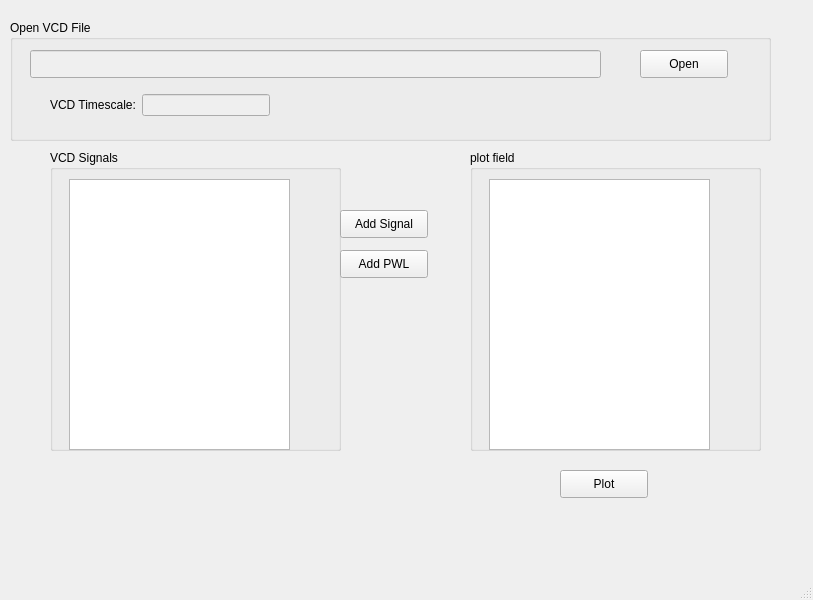
<?xml version="1.0" encoding="UTF-8"?>
<ui version="4.0">
 <class>MainWindow</class>
 <widget class="QMainWindow" name="MainWindow">
  <property name="geometry">
   <rect>
    <x>0</x>
    <y>0</y>
    <width>813</width>
    <height>600</height>
   </rect>
  </property>
  <property name="windowTitle">
   <string>VCDViewer</string>
  </property>
  <widget class="QWidget" name="centralwidget">
   <widget class="QGroupBox" name="groupBox">
    <property name="geometry">
     <rect>
      <x>10</x>
      <y>20</y>
      <width>761</width>
      <height>121</height>
     </rect>
    </property>
    <property name="title">
     <string>Open VCD File</string>
    </property>
    <property name="flat">
     <bool>false</bool>
    </property>
    <property name="checkable">
     <bool>false</bool>
    </property>
    <widget class="QLineEdit" name="lblFileName">
     <property name="enabled">
      <bool>false</bool>
     </property>
     <property name="geometry">
      <rect>
       <x>20</x>
       <y>30</y>
       <width>571</width>
       <height>28</height>
      </rect>
     </property>
    </widget>
    <widget class="QPushButton" name="btnFileDialog">
     <property name="geometry">
      <rect>
       <x>630</x>
       <y>30</y>
       <width>88</width>
       <height>28</height>
      </rect>
     </property>
     <property name="text">
      <string>Open</string>
     </property>
    </widget>
    <widget class="QWidget" name="">
     <property name="geometry">
      <rect>
       <x>40</x>
       <y>70</y>
       <width>220</width>
       <height>30</height>
      </rect>
     </property>
     <layout class="QHBoxLayout" name="horizontalLayout">
      <item>
       <widget class="QLabel" name="label">
        <property name="text">
         <string>VCD Timescale:</string>
        </property>
       </widget>
      </item>
      <item>
       <widget class="QLineEdit" name="lblTimescale">
        <property name="enabled">
         <bool>false</bool>
        </property>
       </widget>
      </item>
     </layout>
    </widget>
   </widget>
   <widget class="QGroupBox" name="groupBox_2">
    <property name="geometry">
     <rect>
      <x>50</x>
      <y>150</y>
      <width>291</width>
      <height>301</height>
     </rect>
    </property>
    <property name="title">
     <string>VCD Signals</string>
    </property>
    <widget class="QWidget" name="verticalLayoutWidget">
     <property name="geometry">
      <rect>
       <x>19</x>
       <y>29</y>
       <width>221</width>
       <height>271</height>
      </rect>
     </property>
     <layout class="QVBoxLayout" name="verticalLayout">
      <item>
       <widget class="QListView" name="vcdSignalNameListView"/>
      </item>
     </layout>
    </widget>
   </widget>
   <widget class="QGroupBox" name="groupBox_3">
    <property name="geometry">
     <rect>
      <x>470</x>
      <y>150</y>
      <width>291</width>
      <height>301</height>
     </rect>
    </property>
    <property name="title">
     <string>plot field</string>
    </property>
    <widget class="QWidget" name="verticalLayoutWidget_2">
     <property name="geometry">
      <rect>
       <x>19</x>
       <y>29</y>
       <width>221</width>
       <height>271</height>
      </rect>
     </property>
     <layout class="QVBoxLayout" name="verticalLayout_2">
      <item>
       <widget class="QListView" name="plotSignalListView"/>
      </item>
     </layout>
    </widget>
   </widget>
   <widget class="QPushButton" name="btnAddSignal">
    <property name="geometry">
     <rect>
      <x>340</x>
      <y>210</y>
      <width>88</width>
      <height>28</height>
     </rect>
    </property>
    <property name="text">
     <string>Add Signal</string>
    </property>
   </widget>
   <widget class="QPushButton" name="btnAddPwl">
    <property name="geometry">
     <rect>
      <x>340</x>
      <y>250</y>
      <width>88</width>
      <height>28</height>
     </rect>
    </property>
    <property name="text">
     <string>Add PWL</string>
    </property>
   </widget>
   <widget class="QPushButton" name="btnPlot">
    <property name="geometry">
     <rect>
      <x>560</x>
      <y>470</y>
      <width>88</width>
      <height>28</height>
     </rect>
    </property>
    <property name="text">
     <string>Plot</string>
    </property>
   </widget>
  </widget>
  <widget class="QMenuBar" name="menubar">
   <property name="geometry">
    <rect>
     <x>0</x>
     <y>0</y>
     <width>813</width>
     <height>25</height>
    </rect>
   </property>
  </widget>
  <widget class="QStatusBar" name="statusbar"/>
 </widget>
 <resources/>
 <connections/>
</ui>
